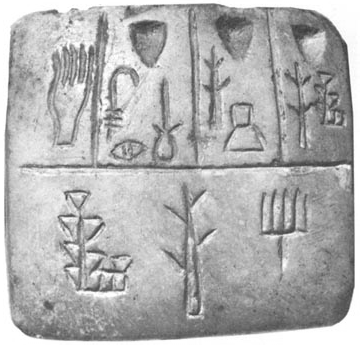
#> input picture course_images/tablet.png, 360 x 345 px
$ jupyter execute L4_Filters_as_templates.ipynb   (shell and % lines are left out)
#> lines starting #> are read from the running program, lines starting #| are printed output that depends on the picture; long printed decimals are rounded
### notes/2A/normxcorr2.py
########################################################################################
# Author: Ujash Joshi, University of Toronto, 2017                                     #
# Based on Octave implementation by: Benjamin Eltzner, 2014 <b.eltzner@gmx.de>         #
# Octave/Matlab normxcorr2 implementation in python 3.5                                #
# Details:                                                                             #
# Normalized cross-correlation. Similiar results upto 3 significant digits.            #
# https://github.com/Sabrewarrior/normxcorr2-python/master/norxcorr2.py                #
# http://lordsabre.blogspot.ca/2017/09/matlab-normxcorr2-implemented-in-python.html    #
########################################################################################

import numpy as np
from scipy.signal import fftconvolve


def normxcorr2(template, image, mode="full"):
    """
    Input arrays should be floating point numbers.
    :param template: N-D array, of template or filter you are using for cross-correlation.
    Must be less or equal dimensions to image.
    Length of each dimension must be less than length of image.
    :param image: N-D array
    :param mode: Options, "full", "valid", "same"
    full (Default): The output of fftconvolve is the full discrete linear convolution of the inputs.
    Output size will be image size + 1/2 template size in each dimension.
    valid: The output consists only of those elements that do not rely on the zero-padding.
    same: The output is the same size as image, centered with respect to the ‘full’ output.
    :return: N-D array of same dimensions as image. Size depends on mode parameter.
    """

    # If this happens, it is probably a mistake
    if np.ndim(template) > np.ndim(image) or \
            len([i for i in range(np.ndim(template)) if template.shape[i] > image.shape[i]]) > 0:
        print("normxcorr2: TEMPLATE larger than IMG. Arguments may be swapped.")

    template = template - np.mean(template)
    image = image - np.mean(image)

    a1 = np.ones(template.shape)
    # Faster to flip up down and left right then use fftconvolve instead of scipy's correlate
    ar = np.flipud(np.fliplr(template))
    out = fftconvolve(image, ar.conj(), mode=mode)

    image = fftconvolve(np.square(image), a1, mode=mode) - \
            np.square(fftconvolve(image, a1, mode=mode)) / (np.prod(template.shape))

    # Remove small machine precision errors after subtraction
    image[np.where(image < 0)] = 0

    template = np.sum(np.square(template))
    out = out / np.sqrt(image * template)

    # Remove any divisions by 0 or very close to 0
    out[np.where(np.logical_not(np.isfinite(out)))] = 0

    return out

### notes/2A/L4_Filters_as_templates.ipynb
[cell 1]
# loading necessary packages
import cv2
import numpy as np
from matplotlib import pyplot as plt
img_root_path = './../../course_images/'

# Finding 1D Template
normxcorr2 function referenced from [Sabrewarrior/normxcorr2-python](!https://github.com/Sabrewarrior/normxcorr2-python/blob/master/normxcorr2.py)

[cell 2]
import normxcorr2

s = np.array([-1, 0, 0, 1, 1, 1, 0, -1, -1, 0, 1, 0, 0, -1])
s = np.expand_dims(s, axis=0)
t = np.array([1, 1, 0])
t = np.expand_dims(t, axis=0)

normxcorr2.normxcorr2(t, s, mode='full')

It has 1 (maximum normalized correlation coefficient) on index 6. However, it also has 1 in 0th and 13th.

# Finding 2D Template with an image

[cell 3]
img = cv2.imread(img_root_path + 'tablet.png', cv2.IMREAD_GRAYSCALE)
#> img is the input picture: shape (345, 360); min 57, max 255, mean 177.1
img_height = img.shape[0]
#> img_height = 345
img_width = img.shape[1]
#> img_width = 360
print(img_height, img_width)
#| 345 360
plt.imshow(img, cmap='gray', vmin=0, vmax=255)
plt.show()

[cell 4]
# let's take out portion of the image
template = img[74:165, 149:185]
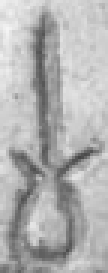
#> template: shape (91, 36) (shown 3 times larger); min 69, max 245, mean 177.8
template_height = template.shape[0]
#> template_height = 91
template_width = template.shape[1]
#> template_width = 36
print(template_height, template_width)
#| 91 36
plt.imshow(template, cmap='gray', vmin=0, vmax=255)
plt.show()

[cell 5]
# normalized cross-correlation using opencv
result = cv2.matchTemplate(img, template, method=cv2.TM_CCORR_NORMED)
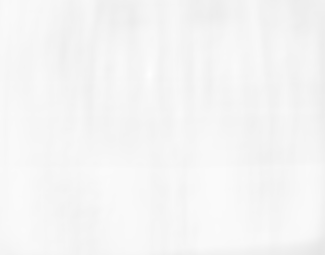
#> result: shape (255, 325) float32; min 0.9, max 1, mean 0.963
min_val, max_val, min_loc, max_loc = cv2.minMaxLoc(result)
#> min_val = 0.9; max_val = 1; min_loc = (318, 254); max_loc = (149, 74)

print(f"min_val = {min_val}, max_val = {max_val}, min_loc = {min_loc}, max_loc = {max_loc}")
#| min_val = 0.9002, max_val = 1, min_loc = (318, 254), max_loc = (149, 74)
plt.imshow(result, cmap='gray')
plt.show()

$ run again, with course_images/bicycle.png copied over course_images/tablet.png
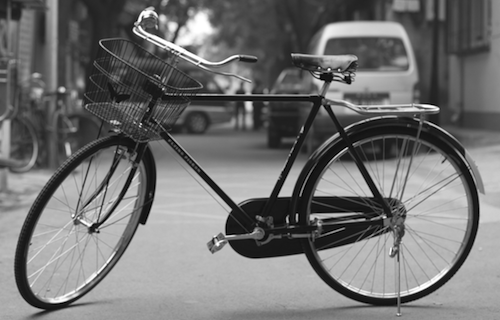
#> input picture course_images/bicycle.png, 500 x 320 px
#> img is the input picture: shape (320, 500); min 0, max 255, mean 114.2
#| 320 500
#> `template = img[74:165, 149:185]`:
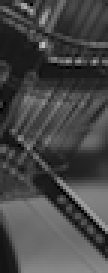
#> template: shape (91, 36) (shown 3 times larger); min 0, max 194, mean 70.8
#| 91 36
#> `result = cv2.matchTemplate(img, template, method=cv2.TM_CCORR_NORMED)`:
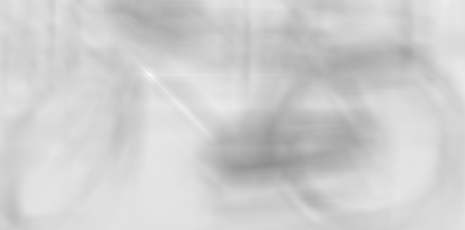
#> result: shape (230, 465) float32; min 0.561, max 1, mean 0.815
#> min_val = 0.561; max_val = 1; min_loc = (271, 163); max_loc = (149, 74)
#| min_val = 0.5612, max_val = 1.000, min_loc = (271, 163), max_loc = (149, 74)

$ run again, with course_images/brooklyn-bridge.png copied over course_images/tablet.png
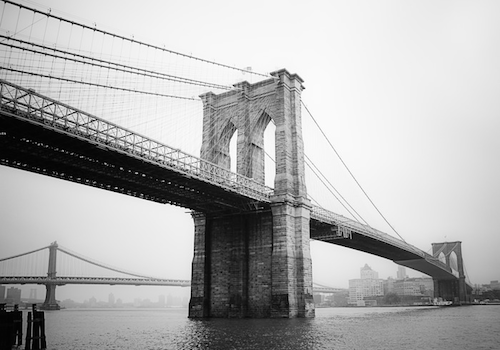
#> input picture course_images/brooklyn-bridge.png, 500 x 350 px
#> img is the input picture: shape (350, 500); min 0, max 255, mean 175.7
#| 350 500
#> `template = img[74:165, 149:185]`:
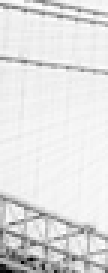
#> template: shape (91, 36) (shown 3 times larger); min 0, max 255, mean 225.2
#| 91 36
#> `result = cv2.matchTemplate(img, template, method=cv2.TM_CCORR_NORMED)`:
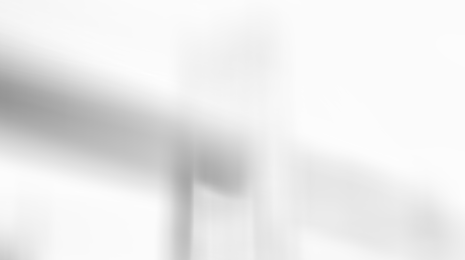
#> result: shape (260, 465) float32; min 0.586, max 1, mean 0.923
#> min_val = 0.586; max_val = 1; min_loc = (0, 97); max_loc = (149, 74)
#| min_val = 0.5859, max_val = 1.0, min_loc = (0, 97), max_loc = (149, 74)
